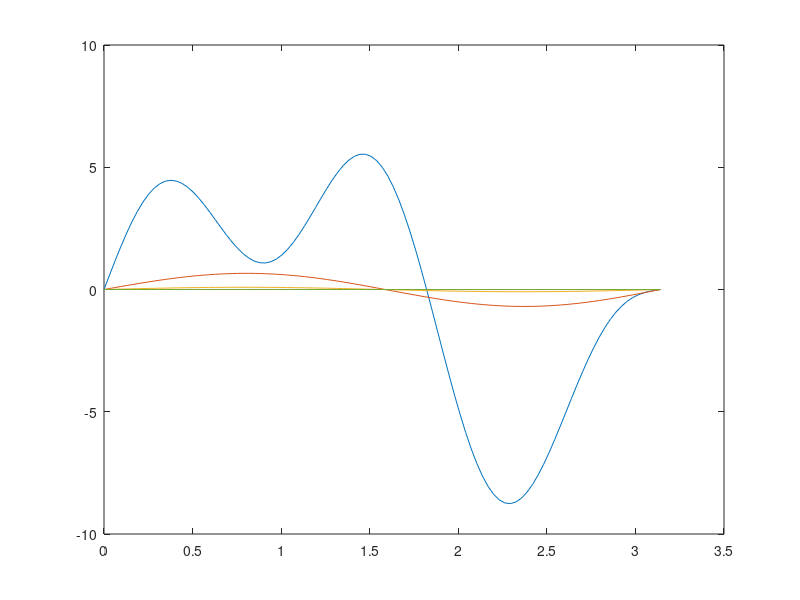

MATLAB code for this plot:
u = @(x, t) 5*sin(2*x).*exp(-4*t)-2*sin(3*x).*exp(-9*t)+3*sin(5*x).*exp(-25*t);

x = 0:pi/100:pi;
for i = [0, .5, 1, 2, 5]
    plot(x, u(x, i)); hold on;
end

